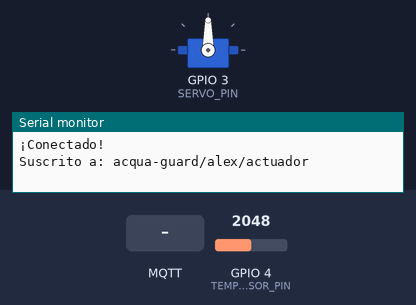
Simulated run of this sketch. Board: ESP32-S3. On the bench: servo, the last lines printed to the serial monitor. The inputs (shaded band) are chosen by the test bench; at power-on: GPIO 4 (TEMP_SENSOR_PIN) = 2048. WiFi joins after 1.5 s; servers stay silent unless stated; no MQTT or app messages arrive unless stated.

Above: at 2.7 s.
2.8 s: MQTT message "CCW" arrives on the first subscribed topic
At 4.4 s:
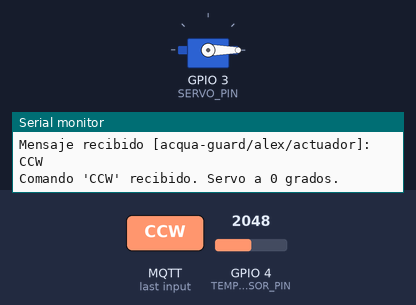
16.5 s: MQTT message "CW" arrives on the first subscribed topic
At 16.95 s:
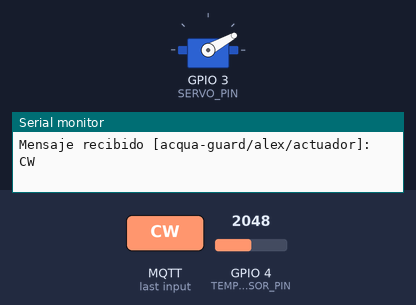
20.0 s: MQTT message "STOP" arrives on the first subscribed topic
At 21.5 s:
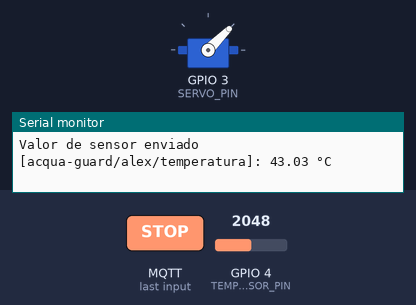
Timing chart, 0 to 23.0 s (numbered marks = the images above; inputs shaded):
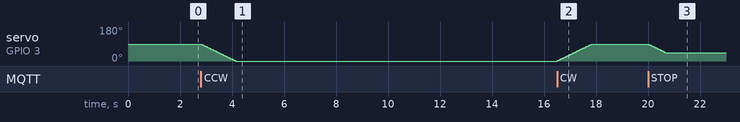

The sketch:

nodo_alex.ino
```cpp
#include <WiFi.h>
#include <PubSubClient.h>
#include <ESP32Servo.h>
#include <math.h>

// --- CONFIGURACIÓN DE RED ---
const char* ssid = "ssid";
const char* password = "pass";

// --- CONFIGURACIÓN DE SERVIDORES MQTT (FOG/EDGE) ---
// El nodo intentará conectar primero con el servidor Fog (primario).
// Si falla, intentará con el servidor Edge (secundario).
const char* mqtt_servers[] = {"10.97.193.47", "10.97.193.97"}; // 0: Fog, 1: Edge
const int num_servers = 2;
const int   mqtt_port   = 1883;

// --- CONFIGURACIÓN DE TOPICS Y CLIENT ID ---
const char* mqtt_topic_pub = "acqua-guard/alex/temperatura";
const char* mqtt_topic_sub = "acqua-guard/alex/actuador";
const char* mqtt_client_id = "esp32s3-alex-node";

// --- CONFIGURACIÓN DE PINES ---
const int TEMP_SENSOR_PIN = 4;  // Pin para el sensor de temperatura analógico (GPIO 4 / A0)
const int SERVO_PIN = 3;        // Pin para el servo motor (GPIO 3 / D2)

// --- CONFIGURACIÓN DEL SENSOR DE TEMPERATURA (NTC) - Wiki Keyestudio
const float B_COEFFICIENT = 3950.0;         // Coeficiente B del termistor
const float SERIES_RESISTOR = 4700.0;       // Resistencia en serie en el módulo (4.7kΩ)
const float NOMINAL_RESISTANCE = 10000.0;   // Resistencia nominal del termistor a 25°C (10kΩ)
const float NOMINAL_TEMP_KELVIN = 298.15;   // Temperatura nominal (25°C) en Kelvin

// --- VARIABLES GLOBALES ---
WiFiClient espClient;
PubSubClient client(espClient);
Servo myServo; // Objeto para controlar el servo
unsigned long lastSend = 0;

int currentServoPos = 90;

// --- DECLARACIÓN DE FUNCIONES ---
void setup_wifi();
void connectToMqttBroker();
void callback(char* topic, byte* payload, unsigned int length);
void enviarLecturaSensor();

void setup() {
    Serial.begin(115200);

    // Configuración del servo
    myServo.attach(SERVO_PIN);
    myServo.write(currentServoPos); // Posición inicial del servo
    Serial.println("Servo inicializado en 0 grados.");

    // Configuración del sensor
    pinMode(TEMP_SENSOR_PIN, INPUT);

    // Conexión a la red y al broker
    setup_wifi();
    client.setCallback(callback);
    connectToMqttBroker();
}

void loop() {
    if (!client.connected()) {
        Serial.println("Conexión MQTT perdida. Reconectando...");
        connectToMqttBroker();
    }
    client.loop();

    // Enviar telemetría cada 5 segundos
    if (millis() - lastSend > 5000) {
        lastSend = millis();
        enviarLecturaSensor();
    }
}

void moveSmooth(int target) {
  while (currentServoPos != target) {
    if (currentServoPos < target) currentServoPos++;
    else currentServoPos--;

    myServo.write(currentServoPos);
    delay(15);
  }
}

void connectToMqttBroker() {
    int current_server_index = 0;
    while (!client.connected()) {
        const char* current_server = mqtt_servers[current_server_index];
        client.setServer(current_server, mqtt_port);
        Serial.printf("Intentando conexión MQTT con el servidor: %s\n", current_server);

        if (client.connect(mqtt_client_id)) {
            Serial.println("¡Conectado!");
            client.subscribe(mqtt_topic_sub);
            Serial.printf("Suscrito a: %s\n", mqtt_topic_sub);
            break;
        } else {
            Serial.printf("Fallo en la conexión, rc=%d.\n", client.state());

            current_server_index++;
            if (current_server_index >= num_servers) {
                current_server_index = 0;
                Serial.println("Se intentaron todos los servidores. Esperando 5 segundos...");
                delay(5000);
            } else {
                 Serial.println("Probando con el siguiente servidor...");
            }
        }
    }
}

void setup_wifi() {
    delay(10);
    WiFi.setHostname("nodo-alex"); // Establecer el hostname del dispositivo
    Serial.println();
    Serial.print("Conectando a ");
    Serial.println(ssid);
    WiFi.begin(ssid, password);
    while (WiFi.status() != WL_CONNECTED) {
        delay(500);
        Serial.print(".");
    }
    Serial.println("\nWiFi conectada!");
    Serial.print("IP address: ");
    Serial.println(WiFi.localIP());
    Serial.print("Hostname: ");
    Serial.println(WiFi.getHostname());
}

void callback(char* topic, byte* payload, unsigned int length) {
    String message;
    for (int i = 0; i < length; i++) { message += (char)payload[i]; }
    Serial.printf("Mensaje recibido [%s]: %s\n", topic, message.c_str());

    if (String(topic) == mqtt_topic_sub) {

        const int ANGLE_CW = 90;   // Posición para "Clockwise"
        const int ANGLE_CCW = 0;    // Posición para "Counter-Clockwise"
        const int ANGLE_STOP = 45;  // Posición neutral para "Stop"

        if (message == "CW") {
            moveSmooth(ANGLE_CW);
            Serial.printf("Comando 'CW' recibido. Servo a %d grados.\n", ANGLE_CW);
        } else if (message == "CCW") {
            moveSmooth(ANGLE_CCW);
            Serial.printf("Comando 'CCW' recibido. Servo a %d grados.\n", ANGLE_CCW);
        } else if (message == "STOP") {
            moveSmooth(ANGLE_STOP);
            Serial.printf("Comando 'STOP' recibido. Servo a %d grados.\n", ANGLE_STOP);
        } else {
            Serial.println("Comando no reconocido. Se esperan 'CW', 'CCW', o 'STOP'.");
        }
    }
}

void enviarLecturaSensor() {
    // Leer el valor analógico del sensor
    int adcVal = analogRead(TEMP_SENSOR_PIN);

    // Calcular la resistencia del termistor usando la fórmula y constantes de la wiki de Keyestudio
    // La fórmula R = (V_in - V_out) / V_out * R_series se simplifica para ADC a:
    float R = (4095.0 / adcVal - 1.0) * SERIES_RESISTOR;

    // Calcular la temperatura usando la ecuación del parámetro B
    float logR = log(R / NOMINAL_RESISTANCE);
    float T_inv = (1.0 / NOMINAL_TEMP_KELVIN) + (1.0 / B_COEFFICIENT) * logR;
    float temp_kelvin = 1.0 / T_inv;
    float temp_celsius = temp_kelvin - 273.15;

    Serial.printf("Sensor de Temperatura: Raw ADC=%d, Resistencia=%.2fΩ, Temp=%.2f°C\n", adcVal, R, temp_celsius);

    // Publicar el valor de temperatura
    char payload[8];
    dtostrf(temp_celsius, 4, 2, payload); // Formatear el float a string
    client.publish(mqtt_topic_pub, payload);
    Serial.printf("Valor de sensor enviado [%s]: %s °C\n", mqtt_topic_pub, payload);
}
```

Measured:
- after the input at 2.8 s, servo on GPIO 3 (SERVO_PIN): moves from 90° to 0° over 1.3 s, starting at once
- after the input at 16.5 s, servo on GPIO 3 (SERVO_PIN): moves from 0° to 90° over 1.3 s, starting at once
- after the input at 20.0 s, servo on GPIO 3 (SERVO_PIN): moves from 90° to 45° over 0.66 s, starting at once
